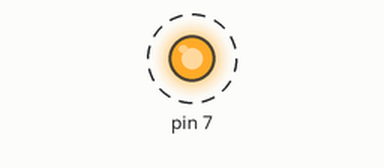
Bench run of a sketch on a simulated Arduino Uno, built with avr-gcc and run on an emulated ATmega328P. Shown: output pins drawn as LEDs (lit = HIGH). Dashed ring = blinking.

Above: at 0.5 s.
Timing chart, 0 to 4.6 s (numbered marks = the images above):
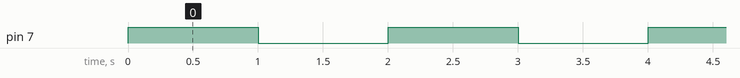

The sketch:

05_practice_2.ino
```cpp
void setup() {
  pinMode(7,OUTPUT);

}
int i=5;
void loop() {
  while(i)
  {
    digitalWrite(7,HIGH);
    delay(1000);
    digitalWrite(7,LOW);
    delay(1000);
    i=i-1;
  }
}
```

Measured:
- by itself, pin 7: alternates HIGH for 1.0 s and LOW for 1.0 s, 10 changes in all, then stays LOW
